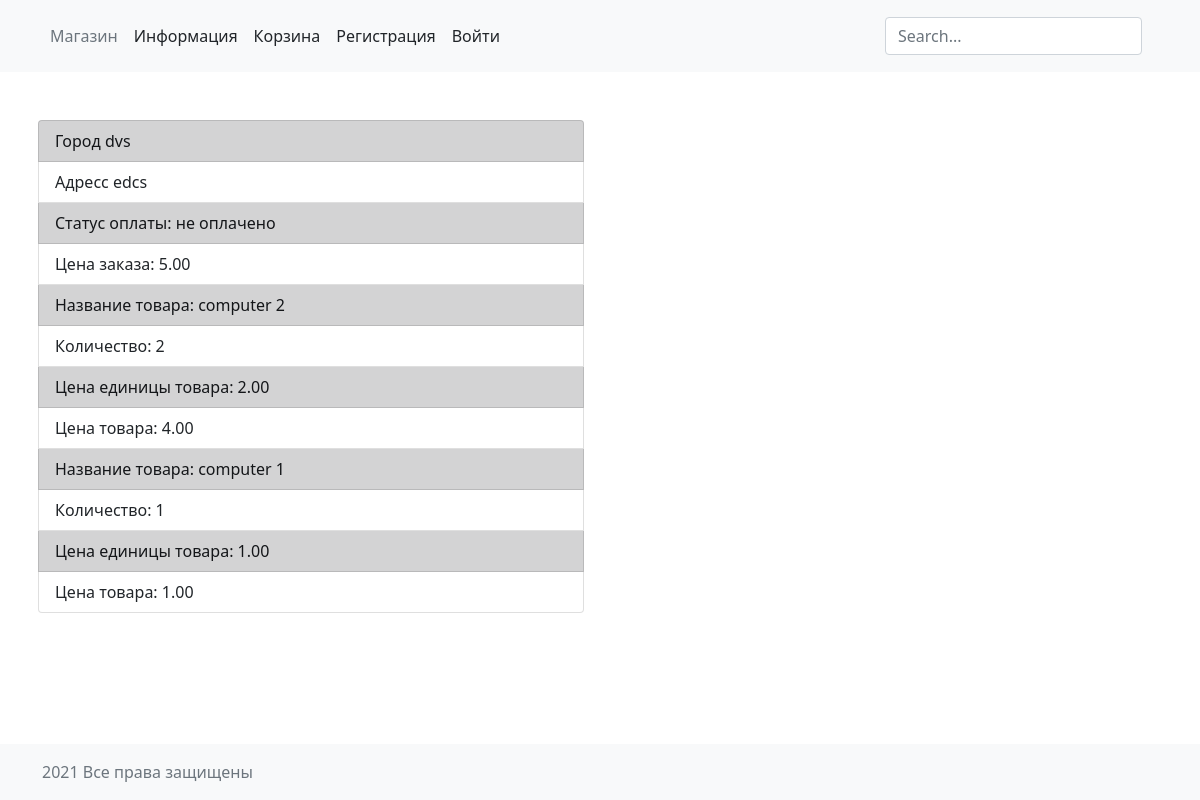
Page /personal_order/4/ on the committed database.
### order/models.py (models this page shows, shortened)
class Order(models.Model):
    customer = models.ForeignKey(User, on_delete=models.CASCADE)
    first_name = models.CharField(max_length=50, verbose_name='Имя')
    last_name = models.CharField(max_length=50, verbose_name='Фамилия')
    email = models.EmailField(verbose_name='Почта')
    city = models.CharField(max_length=100, verbose_name='Город')
    address = models.CharField(max_length=250, verbose_name='Адресс')
    created = models.DateTimeField(auto_now_add=True)
    updated = models.DateTimeField(auto_now=True)
    paid = models.BooleanField(default=False, verbose_name='Оплата')
    class Meta:
        ordering = ('-created',)
        verbose_name = 'Заказ'
        verbose_name_plural = 'Заказы'
    def get_total_cost(self):
        return sum(item.get_cost() for item in self.items.all())

class OrderItem(models.Model):
    order = models.ForeignKey(Order, related_name='items', on_delete=models.CASCADE,)
    product = models.ForeignKey(Product, related_name='order_items', on_delete=models.CASCADE,)
    price = models.DecimalField(max_digits=10, decimal_places=2)
    quantity = models.PositiveIntegerField(default=1)
    def get_cost(self):
        return self.price * self.quantity
    class Meta:
        verbose_name = 'Заказаный товар'
        verbose_name_plural = 'Заказаные товары'

### store/models.py (models this page shows)
class Product(models.Model):
    objects = None
    title = models.CharField(null=True, max_length=50, verbose_name='Название')
    manufacturer = models.ForeignKey('Manufacturer', null=True, on_delete=models.CASCADE, verbose_name='Проиводитель')
    price = models.DecimalField(max_digits=10, decimal_places=2, verbose_name='Цена')
    height = models.IntegerField(default=0, verbose_name='Высота')
    width = models.IntegerField(default=0, verbose_name='Ширина')
    mass = models.IntegerField(default=0, verbose_name='Масса')
    photo = models.ImageField(upload_to='img', verbose_name='Фото')
    type = models.ForeignKey('Type', null=True, on_delete=models.CASCADE, verbose_name='Тип')
    description = models.TextField(null=True, verbose_name='Описание')
    def __str__(self):
        return self.title
    class Meta:
        ordering = ('title',)
        verbose_name = 'Товар'
        verbose_name_plural = 'Товары'

### store/views.py (the view)
# urls.py: path('personal_order/<int:pk>/', views.show_personal_order, name='show_personal_order')
def show_personal_order(request, pk):
    order = get_object_or_404(Order, pk=pk)
    return render(request, 'store/personal_order.html', {'order': order})  # 'order_item': order_item})

### store/templates/store/personal_order.html
{% extends 'base.html' %}
{% load static %}
{% block content %}
 <div class="container">
    <div class="row align-items-center">
        <div class="row g-3">
            <div class="col-sm-6">
                <ul class="list-group">
                    <li class="list-group-item list-group-item-dark">Город {{ order.city }}</li>
                    <li class="list-group-item ">Адресс {{ order.address}}</li>
                    {% if order.paid %}
                        <li class="list-group-item list-group-item-dark">Статус оплаты: оплачено</li>
                    {% else %}
                          <li class="list-group-item list-group-item-dark">Статус оплаты: не оплачено</li>
                    {% endif %}
                    <li class="list-group-item">Цена заказа: {{ order.get_total_cost }}</li>
                    {% for item in order.items.all %}
                        <li class="list-group-item list-group-item-dark">Название товара: {{item.product}}</li>
                        <li class="list-group-item">Количество: {{item.quantity}}</li>
                        <li class="list-group-item list-group-item-dark">Цена единицы товара: {{item.price}}</li>
                        <li class="list-group-item">Цена товара: {{ item.get_cost }}</li>
                    {% endfor %}
                </ul>
            </div>
        </div>
    </div>
 </div>
{% endblock %}

### static/css/styles.css (style rules this page uses)
* { margin: 0; padding: 0; }
html, body { height: 100%; }

### rows in the picture
Order: city "dvs", address "edcs", get_total_cost "5.00"
OrderItem: product "computer 2", quantity "2", price "2.00", get_cost "4.00"
OrderItem: product "computer 1", quantity "1", price "1.00", get_cost "1.00"
